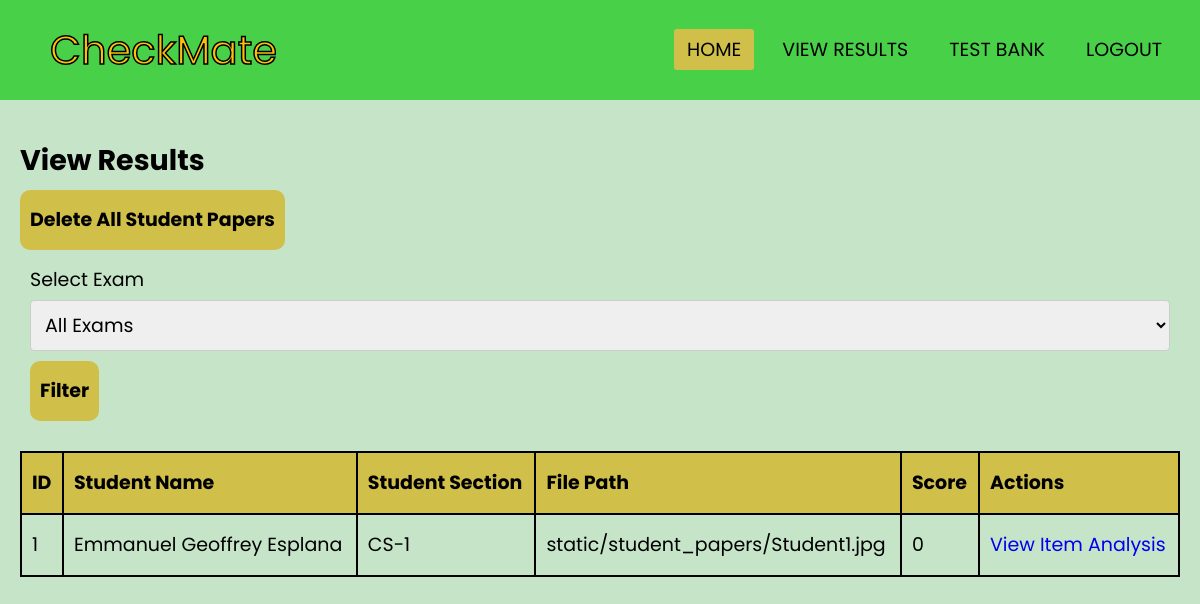
/view_results (signed in), run on the app's committed database.
### app.py (models this page shows)
class StudentPaper(db.Model):
    id = db.Column(db.Integer, primary_key=True)
    student_name = db.Column(db.String(100), nullable=False)
    student_section = db.Column(db.String(100), nullable=False)
    file_path = db.Column(db.String(200), nullable=False)
    answers = db.Column(db.PickleType, nullable=False)
    score = db.Column(db.Integer, nullable=False)
    item_analysis = db.Column(db.PickleType, nullable=False)
    exam_id = db.Column(db.Integer, db.ForeignKey('answer_key.id'), nullable=False)
    exam = db.relationship('AnswerKey', backref=db.backref('student_papers', lazy=True))

### app.py (the view)
@app.route('/view_results', methods=['GET'])
@login_required
def view_results():
    selected_exam_id = request.args.get('exam')
    exams = AnswerKey.query.all()
    if selected_exam_id:
        student_papers = StudentPaper.query.filter_by(exam_id=selected_exam_id).all()
    else:
        student_papers = StudentPaper.query.all()
    return render_template('view_results.html', student_papers=student_papers, exams=exams, selected_exam=selected_exam_id)

### app.py (called while the page is built)
@login_manager.user_loader
def load_user(user_id):
    return User.query.get(int(user_id))

### templates/view_results.html (shortened to what this page needs)
{% extends 'home-base.html' %}
{% block content %}
<h2>View Results</h2>
<form method="post" action="{{ url_for('delete_all_student_papers') }}" onsubmit="return confirm('Are you sure you want to delete all student papers?');">
  <button type="submit" class="btn btn-danger mb-2">Delete All Student Papers</button>
</form>
<form method="get" action="{{ url_for('view_results') }}">
  <div class="form-group">
    <label for="exam">Select Exam</label>
    <select class="form-control" id="exam" name="exam">
      <option value="">All Exams</option>
    </select>
    <button type="submit" class="btn btn-primary">Filter</button>
  </div>
</form>
<table class="table">
  <thead>
    <tr>
      <th>ID</th>
      <th>Student Name</th>
      <th>Student Section</th>
      <th>File Path</th>
      <th>Score</th>
      <th>Actions</th>
    </tr>
  </thead>
  <tbody>
    {% for paper in student_papers %}
      <tr>
        <td>{{ paper.id }}</td>
        <td>{{ paper.student_name }}</td>
        <td>{{ paper.student_section }}</td>
        <td>{{ paper.file_path }}</td>
        <td>{{ paper.score }}</td>
        <td>
          <a class="btn btn-info" href="{{ url_for('view_item_analysis', paper_id=paper.id) }}">View Item Analysis</a>
        </td>
      </tr>
    {% endfor %}
  </tbody>
</table>
{% endblock %}

### templates/home-base.html (shortened to what this page needs)
<!DOCTYPE html>
<html lang="en">
<head>
    <link rel="stylesheet" href="{{ url_for('static', filename='css/home.css')}}">
</head>
<body>
    <nav>
        <label class="logo">CheckMate</label>
        <ul>
            <li><a class="active" href="{{ url_for('home') }}">Home</a></li>
            <li><a href="{{ url_for('view_results') }}">View Results</a></li>
            <li><a href="{{ url_for('manage_test_bank') }}">Test Bank</a></li>
            <li><a href="{{ url_for('logout') }}">Logout</a></li>
        </ul>
      </nav>
    <div class="container">
        {% block content %}{% endblock %}
    </div>
</body>
</html>

### static/css/home.css (style rules this page uses)
:root { --ff: "Poppins", sans-serif; --colorprimary: #49d049; --colorprimary2: #C5E4C8; --colorsecondary: #d0bf49; --colorsecondary2: #FFC107; --colortertiary: #ffffff; --colortertiary2: #000000; --h1: bold 48px/60px var(--ff); --h2: normal 40px/50px var(--ff); --h3: bold 33px/40px var(--ff); --h6: normal 19px/40px var(--ff); --p: light 16px/20px var(--ff); }
* { margin: 0; padding: 0; box-sizing: border-box; text-decoration: none; list-style: none; }
body { background: var(--colorprimary2); color: var(--colortertiary2); font: var(--h6); }
.container { max-width: 1280px; margin: 20px auto; padding: 20px; }
nav { background: var(--colorprimary); height: 100px; width: 100%; }
label.logo { font: var(--h2); color: var(--colorsecondary2); -webkit-text-stroke: 1.5px black; line-height: 100px; padding: 0 50px; }
nav ul { float: right; margin-right: 20px; }
nav ul li { display: inline-block; line-height: 100px; margin: 0 5px; }
nav ul li a { color: var(--colortertiary2); padding: 7px 13px; border-radius: 3px; text-transform: uppercase; }
a.active, a:hover { background: var(--colorsecondary); transition: .5s; }
button { display: inline-block; padding: 10px; margin-top: 10px; background: var(--colorsecondary); border: none; font: var(--h6); font-weight: bold; border-radius: 10px; cursor: pointer; }
table { width: 100%; border-collapse: collapse; margin-top: 10px; }
th, td { padding: 10px; border: 2px solid var(--colortertiary2); text-align: left; }
th { background: var(--colorsecondary); }
.form-group { margin-bottom: 20px; padding: 10px; }
select { width: 100%; padding: 10px; box-sizing: border-box; border: 1px solid #ccc; border-radius: 4px; font: var(--p); }

### data on the page
StudentPaper: id "1", student_name "Emmanuel Geoffrey Esplana", student_section "CS-1", file_path "static/student_papers/Student1.jpg", score "0"
